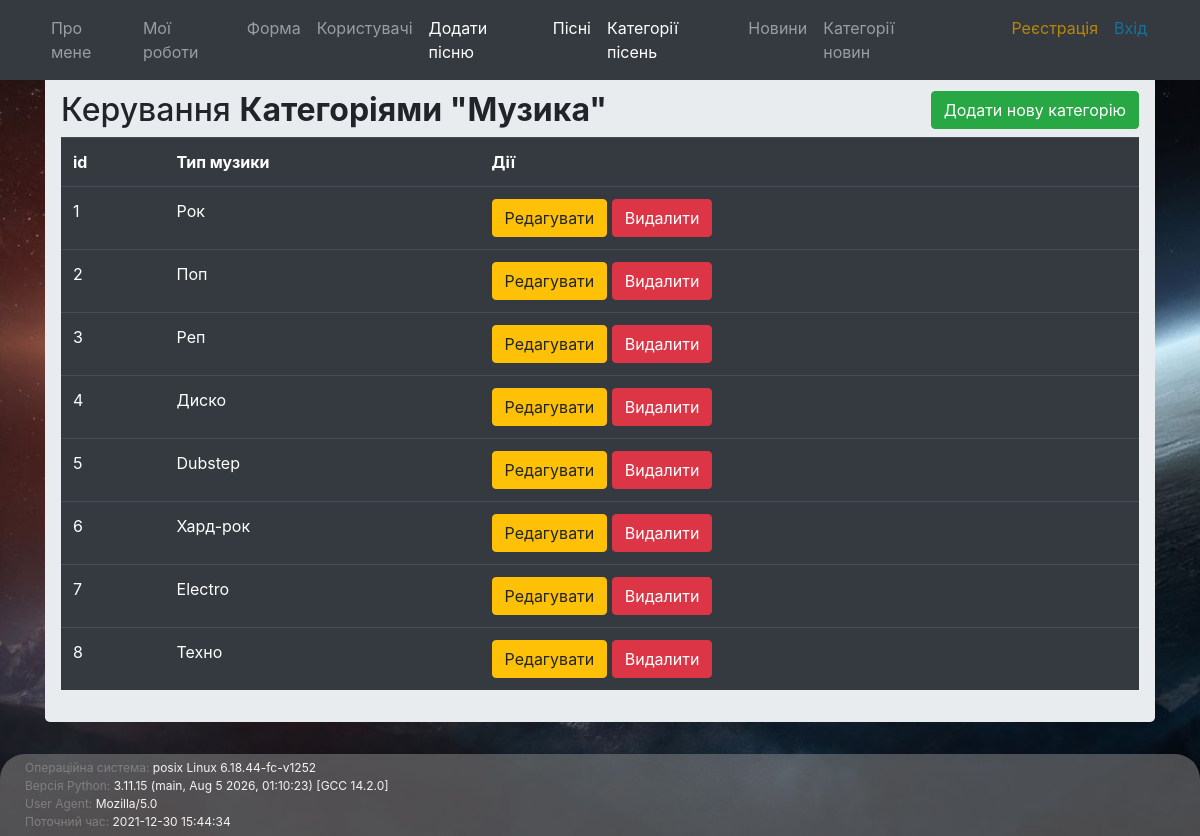
The page /songs/catacrcrud on the database its author committed.
### app/songs/models.py (models this page shows)
class categorysong(db.Model):
    id = db.Column(db.Integer, primary_key=True)
    musicType = db.Column(db.String(50), nullable=False)
    songs = db.relationship('Songs', backref='category', lazy=True)

### app/songs/views.py (the view)
@songs_blueprint.route('/catacrcrud', methods=['GET', 'POST'])
def category_crud():
    form = CategoryForm()
    if form.validate_on_submit():
        category = categorysong(musicType=form.name.data)
        db.session.add(category)
        db.session.commit()
        flash('Категорія добавленна успішно!', category='success')
        return redirect(url_for('.category_crud'))
    categories = categorysong.query.all()
    return render_template('category_crud.html', categories=categories, form=form, data=getFooterData())

### app/songs/getFunctions.py (called while the page is built)
def getFooterData():
    OS_info = os.name + " " + platform.system() + " " + platform.release()
    current_datetime = datetime.now()
    userAgent = request.headers.get('User-Agent')
    pythonVersion = sys.version
    return [OS_info, pythonVersion, userAgent, current_datetime]

### app/songs/templates/songs/category_crud.html (shortened to what this page needs)
{% from "_render_field.html" import render_field %}
{% extends "baseTemplate.html" %}
{%block content %}
    <div class="container">
    <div class="row">
        <div class="col md-12">
            <div class="jumbotron p-3">
                <h2>Керування <b>Категоріями "Музика"</b>
                    <button type="button" class="btn btn-success float-right" data-bs-toggle="modal" data-bs-target="#mymodal">
                        Додати нову категорію
                    </button>
                </h2>
                <table class="table table-hover table-dark">
                    <tr>
                        <th>id</th>
                        <th>Тип музики</th>
                        <th>Дії</th>
                    </tr>
                    {% for category in categories %}
                    <tr>
                        <td>{{category.id}}</td>
                        <td>{{category.musicType}}</td>
                        <td>
                            <a href="{{ url_for('songs.update_category', id=category.id) }}"
                               class="btn btn-warning btn-xs" data-bs-toggle="modal"
                               data-bs-target="#modaledit{{category.id}}">Редагувати</a>
                            <a href="{{ url_for('songs.delete_category', id=category.id) }}"
                               class="btn btn-danger btn-xs"
                               onclick="return confirm('Ви впевнені, що бажаєте видалити даний запис?')">Видалити</a>
                        </td>
                    </tr>
                    {% endfor %}
                </table>
            </div>
        </div>
    </div>
</div>
{% endblock %}

### app/static/css/main.css (style rules this page uses)
body { height: 100%; background: url('../images/fon2.jpg') no-repeat fixed center center; -webkit-background-size: cover; -moz-background-size: cover; -o-background-size: cover; background-size: cover; }

### rows shown on the page
categorysong: id "1", musicType "Рок"
categorysong: id "2", musicType "Поп"
categorysong: id "3", musicType "Реп"
categorysong: id "4", musicType "Диско"
categorysong: id "5", musicType "Dubstep"
categorysong: id "6", musicType "Хард-рок"
categorysong: id "7", musicType "Electro"
categorysong: id "8", musicType "Техно"

### other values the page prints
{{ data[0] }} "posix Linux 6.18.44-fc-v1252"
{{ data[1] }} "3.11.15 (main, Aug 5 2026, 01:10:23) [GCC 14.2.0]"
{{ data[2] }} "Mozilla/5.0"
{{ data[3] }} "2021-12-30 15:44:34"
